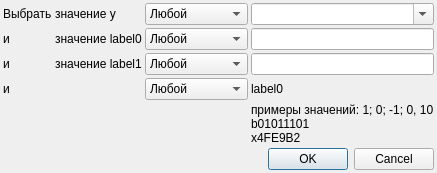
<?xml version="1.0" encoding="UTF-8"?>
<ui version="4.0">
 <class>DlgSelect</class>
 <widget class="QDialog" name="DlgSelect">
  <property name="geometry">
   <rect>
    <x>0</x>
    <y>0</y>
    <width>402</width>
    <height>173</height>
   </rect>
  </property>
  <property name="windowTitle">
   <string>Выбор элементов</string>
  </property>
  <layout class="QVBoxLayout" name="verticalLayout_2">
   <property name="spacing">
    <number>3</number>
   </property>
   <property name="leftMargin">
    <number>3</number>
   </property>
   <property name="topMargin">
    <number>3</number>
   </property>
   <property name="rightMargin">
    <number>3</number>
   </property>
   <property name="bottomMargin">
    <number>3</number>
   </property>
   <item>
    <layout class="QGridLayout" name="gridLayout">
     <property name="spacing">
      <number>3</number>
     </property>
     <item row="3" column="2">
      <widget class="QComboBox" name="cbOp10">
       <item>
        <property name="text">
         <string>Любой</string>
        </property>
       </item>
       <item>
        <property name="text">
         <string>Больше</string>
        </property>
       </item>
       <item>
        <property name="text">
         <string>Меньше</string>
        </property>
       </item>
       <item>
        <property name="text">
         <string>Равно</string>
        </property>
       </item>
      </widget>
     </item>
     <item row="0" column="0">
      <widget class="QLabel" name="label">
       <property name="text">
        <string>Выбрать</string>
       </property>
      </widget>
     </item>
     <item row="0" column="1">
      <widget class="QLabel" name="label_2">
       <property name="text">
        <string>значение y</string>
       </property>
      </widget>
     </item>
     <item row="0" column="2">
      <widget class="QComboBox" name="cbOpY">
       <item>
        <property name="text">
         <string>Любой</string>
        </property>
       </item>
       <item>
        <property name="text">
         <string>НеНоль</string>
        </property>
       </item>
      </widget>
     </item>
     <item row="1" column="0">
      <widget class="QLabel" name="label_4">
       <property name="text">
        <string>и</string>
       </property>
      </widget>
     </item>
     <item row="1" column="1">
      <widget class="QLabel" name="label_3">
       <property name="text">
        <string>значение label0</string>
       </property>
      </widget>
     </item>
     <item row="2" column="1">
      <widget class="QLabel" name="label_5">
       <property name="text">
        <string>значение label1</string>
       </property>
      </widget>
     </item>
     <item row="2" column="0">
      <widget class="QLabel" name="label_6">
       <property name="text">
        <string>и</string>
       </property>
      </widget>
     </item>
     <item row="1" column="2">
      <widget class="QComboBox" name="cbOp0">
       <item>
        <property name="text">
         <string>Любой</string>
        </property>
       </item>
      </widget>
     </item>
     <item row="2" column="2">
      <widget class="QComboBox" name="cbOp1">
       <item>
        <property name="text">
         <string>Любой</string>
        </property>
       </item>
       <item>
        <property name="text">
         <string>Больше</string>
        </property>
       </item>
       <item>
        <property name="text">
         <string>Меньше</string>
        </property>
       </item>
       <item>
        <property name="text">
         <string>В диапазоне</string>
        </property>
       </item>
      </widget>
     </item>
     <item row="4" column="1">
      <spacer name="verticalSpacer">
       <property name="orientation">
        <enum>Qt::Vertical</enum>
       </property>
       <property name="sizeHint" stdset="0">
        <size>
         <width>20</width>
         <height>40</height>
        </size>
       </property>
      </spacer>
     </item>
     <item row="1" column="3">
      <widget class="QLineEdit" name="edLabel0">
       <property name="text">
        <string/>
       </property>
      </widget>
     </item>
     <item row="2" column="3">
      <widget class="QLineEdit" name="edLabel1">
       <property name="text">
        <string/>
       </property>
      </widget>
     </item>
     <item row="3" column="0">
      <widget class="QLabel" name="label_7">
       <property name="text">
        <string>и</string>
       </property>
      </widget>
     </item>
     <item row="3" column="3">
      <widget class="QLabel" name="label_8">
       <property name="text">
        <string>label0</string>
       </property>
      </widget>
     </item>
     <item row="4" column="3">
      <widget class="QLabel" name="label_9">
       <property name="text">
        <string>примеры значений: 1; 0; -1; 0, 10
b01011101
x4FE9B2</string>
       </property>
      </widget>
     </item>
     <item row="0" column="3">
      <widget class="QComboBox" name="edY">
       <property name="editable">
        <bool>true</bool>
       </property>
      </widget>
     </item>
    </layout>
   </item>
   <item>
    <widget class="QDialogButtonBox" name="buttonBox">
     <property name="orientation">
      <enum>Qt::Horizontal</enum>
     </property>
     <property name="standardButtons">
      <set>QDialogButtonBox::Cancel|QDialogButtonBox::Ok</set>
     </property>
    </widget>
   </item>
  </layout>
 </widget>
 <resources/>
 <connections>
  <connection>
   <sender>buttonBox</sender>
   <signal>accepted()</signal>
   <receiver>DlgSelect</receiver>
   <slot>accept()</slot>
   <hints>
    <hint type="sourcelabel">
     <x>248</x>
     <y>254</y>
    </hint>
    <hint type="destinationlabel">
     <x>157</x>
     <y>274</y>
    </hint>
   </hints>
  </connection>
  <connection>
   <sender>buttonBox</sender>
   <signal>rejected()</signal>
   <receiver>DlgSelect</receiver>
   <slot>reject()</slot>
   <hints>
    <hint type="sourcelabel">
     <x>316</x>
     <y>260</y>
    </hint>
    <hint type="destinationlabel">
     <x>286</x>
     <y>274</y>
    </hint>
   </hints>
  </connection>
 </connections>
</ui>
